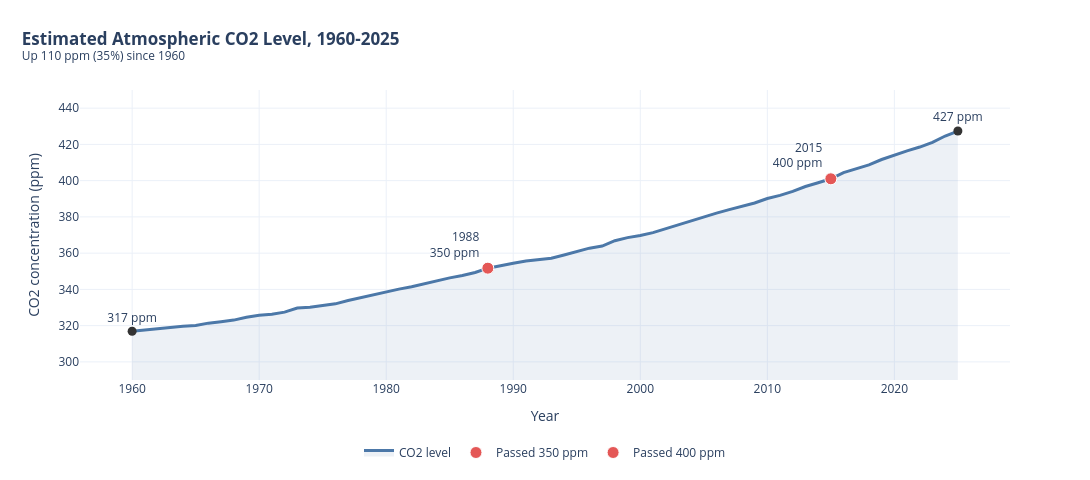

The notebook cell saved with this chart:
### Markdown cell above
### Q1. How has CO2 changed from 1960 to now?

### Code cell
a1 = yearlyDf.dropna(subset=["co2_mlo_yoy_change"])
g1 = a1[["year", "co2_mlo_yoy_change"]].rename(columns={"co2_mlo_yoy_change": "co2_ppm"})

# Rebuild CO2 level: base (1960) + running total of yearly growth
BASE_1960 = 316.91   # ppm, NOAA Mauna Loa annual mean for 1960
g1 = g1.sort_values("year").reset_index(drop=True)
g1["co2_level"] = BASE_1960 + g1["co2_ppm"].cumsum() - g1["co2_ppm"].iloc[0]

first, last = g1.iloc[0], g1.iloc[-1]
total_rise = last["co2_level"] - first["co2_level"]
pct_rise = total_rise / first["co2_level"] * 100
y_first, y_last = int(first["year"]), int(last["year"])

# ---- graph ----
fig = go.Figure()
fig.add_trace(go.Scatter(
    x=g1["year"], y=g1["co2_level"], mode="lines", name="CO2 level",
    line=dict(color="#4C78A8", width=3),
    fill="tozeroy", fillcolor="rgba(76,120,168,0.10)",
    hovertemplate="<b>%{x}</b><br>%{y:.1f} ppm<extra></extra>",
))
for m in [350, 400]:
    reached = g1[g1["co2_level"] >= m]
    if reached.empty:
        continue
    row = reached.iloc[0]
    fig.add_trace(go.Scatter(
        x=[row["year"]], y=[row["co2_level"]], mode="markers+text",
        name=f"Passed {m} ppm",
        text=[f"{int(row['year'])}<br>{m} ppm"], textposition="top left",
        marker=dict(size=12, color="#E45756", line=dict(color="white", width=1)),
    ))
for r_, pos in [(first, "top center"), (last, "top center")]:
    fig.add_trace(go.Scatter(
        x=[r_["year"]], y=[r_["co2_level"]], mode="markers+text",
        text=[f"{r_['co2_level']:.0f} ppm"], textposition=pos,
        marker=dict(size=9, color="#333"), showlegend=False,
    ))
fig.update_layout(
    template="plotly_white", width=1090, height=480,
    title=dict(text=f"<b>Estimated Atmospheric CO2 Level, {y_first}-{y_last}</b>"
                    f"<br><sup>Up {total_rise:.0f} ppm ({pct_rise:.0f}%) since {y_first}</sup>", x=0.02),
    xaxis_title="Year", yaxis_title="CO2 concentration (ppm)",
    yaxis=dict(range=[290, 450]),
    legend=dict(orientation="h", yanchor="top", y=-0.2, xanchor="center", x=0.5),
    margin=dict(t=90, b=100), hovermode="x unified",
)
fig.show()

# ---- summary ----
declines = int((g1["co2_ppm"] < 0).sum())
continuity = ("no year shows a decline" if declines == 0
              else f"{declines} year(s) show a fall in the growth figure")
summary = (
    f"Atmospheric CO2 rose from about {first['co2_level']:.1f} ppm in {y_first} to about "
    f"{last['co2_level']:.1f} ppm in {y_last}, an increase of roughly {total_rise:.1f} ppm "
    f"(about {pct_rise:.0f}%). The rise has been continuous: {continuity}."
)
print(summary)
save_report(TOPIC, "q1", "How has CO2 changed from 1960 to now?", fig, summary)

### Figure 1 — Plotly figure (JSON) as saved in the notebook; plotly's stock layout.template omitted (floating-point values rounded to 4 significant figures)
{"data": [{"fill": "tozeroy", "fillcolor": "rgba(76,120,168,0.10)", "hovertemplate": "<b>%{x}</b><br>%{y:.1f} ppm<extra></extra>", "line": {"color": "#4C78A8", "width": 3}, "mode": "lines", "name": "CO2 level", "type": "scatter", "x": [1960, 1961, 1962, 1963, 1964, 1965, 1966, 1967, 1968, 1969, 1970, 1971, 1972, 1973, 1974, 1975, 1976, 1977, 1978, 1979, 1980, 1981, 1982, 1983, 1984, 1985, 1986, 1987, 1988, 1989, 1990, 1991, 1992, 1993, 1994, 1995, 1996, 1997, 1998, 1999, 2000, 2001, 2002, 2003, 2004, 2005, 2006, 2007, 2008, 2009, 2010, 2011, 2012, 2013, 2014, 2015, 2016, 2017, 2018, 2019, 2020, 2021, 2022, 2023, 2024, 2025], "y": [316.9, 317.6, 318.5, 319.0, 319.6, 320.0, 321.4, 322.2, 323.1, 324.6, 325.7, 326.3, 327.5, 329.7, 330.2, 331.1, 332.0, 333.8, 335.4, 336.8, 338.8, 340.1, 341.5, 343.2, 344.9, 346.4, 347.6, 349.3, 351.7, 353.2, 354.5, 355.7, 356.5, 357.2, 359.0, 361.0, 362.7, 363.9, 366.8, 368.5, 369.7, 371.3, 373.5, 376.0, 377.7, 380.0, 382.1, 384.0, 385.8, 387.6, 390.1, 391.9, 394.1, 396.7, 398.8, 401.0, 404.4, 406.8, 408.7, 411.7, 414.2, 416.4, 418.5, 421.1, 424.6, 427.4]}, {"marker": {"color": "#E45756", "line": {"color": "white", "width": 1}, "size": 12}, "mode": "markers+text", "name": "Passed 350 ppm", "text": ["1988<br>350 ppm"], "textposition": "top left", "type": "scatter", "x": [1988], "y": [351.7]}, {"marker": {"color": "#E45756", "line": {"color": "white", "width": 1}, "size": 12}, "mode": "markers+text", "name": "Passed 400 ppm", "text": ["2015<br>400 ppm"], "textposition": "top left", "type": "scatter", "x": [2015], "y": [401.0]}, {"marker": {"color": "#333", "size": 9}, "mode": "markers+text", "showlegend": false, "text": ["317 ppm"], "textposition": "top center", "type": "scatter", "x": [1960], "y": [316.9]}, {"marker": {"color": "#333", "size": 9}, "mode": "markers+text", "showlegend": false, "text": ["427 ppm"], "textposition": "top center", "type": "scatter", "x": [2025], "y": [427.4]}], "layout": {"height": 480, "hovermode": "x unified", "legend": {"orientation": "h", "x": 0.5, "xanchor": "center", "y": -0.2, "yanchor": "top"}, "margin": {"b": 100, "t": 90}, "title": {"text": "<b>Estimated Atmospheric CO2 Level, 1960-2025</b><br><sup>Up 110 ppm (35%) since 1960</sup>", "x": 0.02}, "width": 1090, "xaxis": {"title": {"text": "Year"}}, "yaxis": {"range": [290, 450], "title": {"text": "CO2 concentration (ppm)"}}}}
